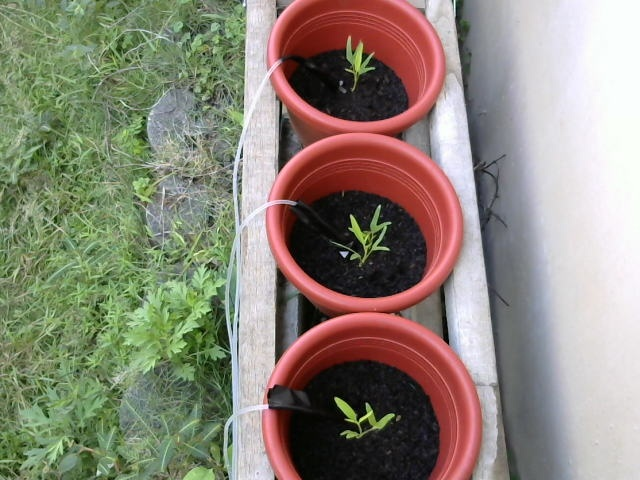
#> input picture test_functionality/abc.jpg, 640 x 480 px
$ python test_three_plants_growth_status.py
#> lines starting #> are read from the running program, lines starting #| are printed output that depends on the picture; after the words box and inside, x2 and y2 are one past the last pixel; in counts of white or black regions, pixels touching at a corner belong together; long printed decimals are rounded
import cv2
import numpy as np
import math


plants = [
    {
        "id":1,
        "seed_num":1,
        "center_pt": tuple([366, 425]),
        "edge_pt": tuple([362, 363])
    },
    {
        "id":2,
        "seed_num":2,
        "center_pt": tuple([360, 235]),
        "edge_pt": tuple([355, 296])
    },
    {
        "id":3,
        "seed_num":1,
        "center_pt": tuple([353, 72]),
        "edge_pt": tuple([343, 118])
    }

]

# Create the threshold image
img = cv2.imread("./abc.jpg")
#> img is the input picture: shape (480, 640, 3); mean B, G, R 121.1, 134.8, 140.3
img = cv2.GaussianBlur(img, (3,3), 0)
b, g, r = cv2.split(img)
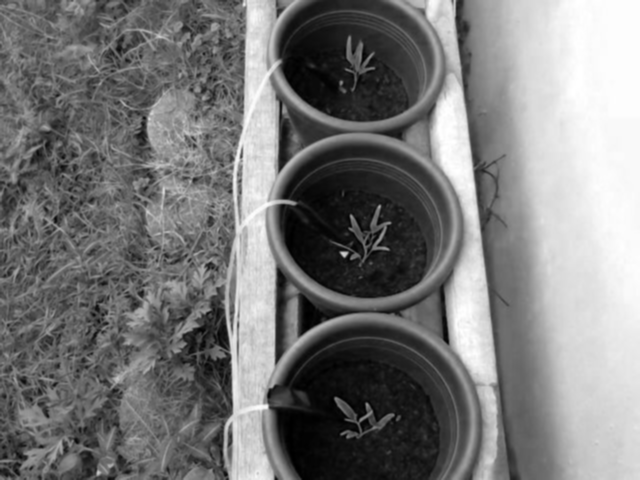
#> b: shape (480, 640); min 0, max 255, mean 121.1
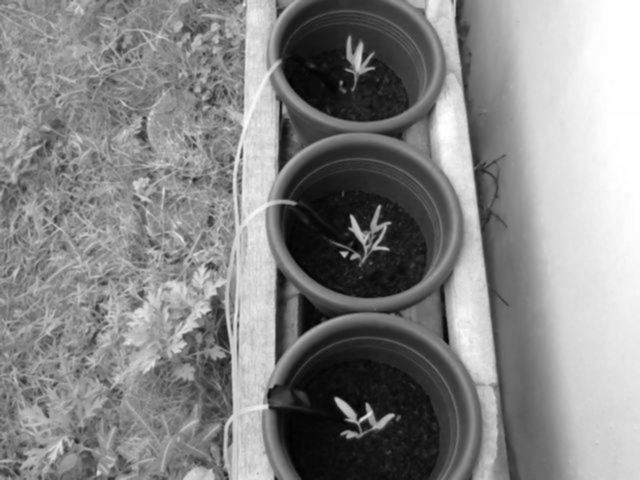
#> g: shape (480, 640); min 1, max 255, mean 134.8
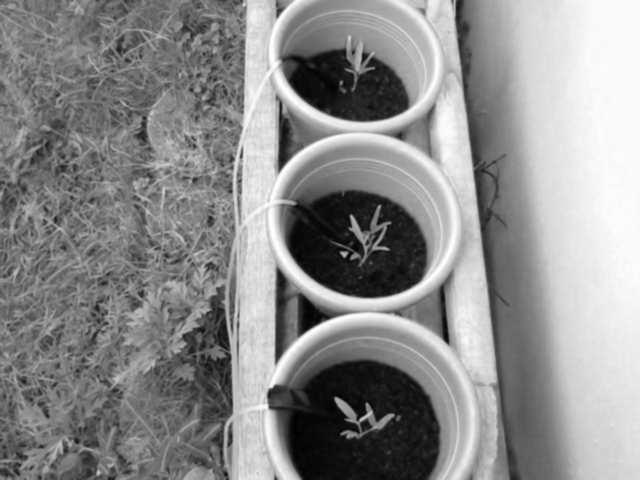
#> r: shape (480, 640); min 0, max 255, mean 140.3
ret, thresh = cv2.threshold(g, 127, 255, cv2.THRESH_BINARY)
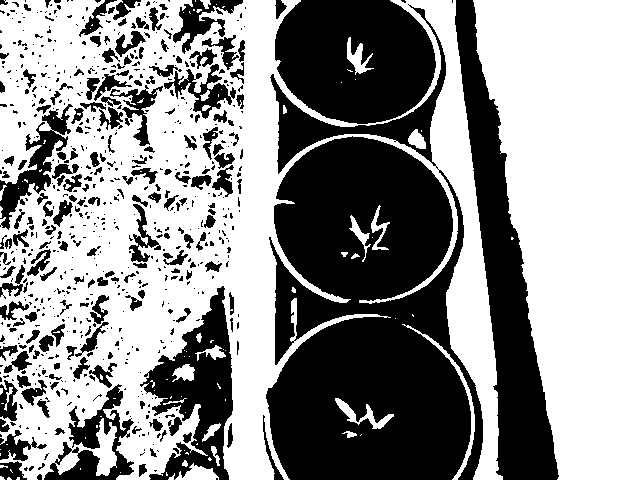
#> thresh: shape (480, 640); 57.2% white; 708 black regions (512 under 20 px), largest, box (x1, y1, x2, y2) and area: (266, 4, 483, 480) 61786, (455, 0, 559, 480) 17306, (275, 0, 436, 124) 15810

cv2.imshow("123", g)
cv2.waitKey(0)

for plant in plants:
    print(plant)

    # Create mask image
    radius = int(math.sqrt((plant['center_pt'][0]-plant['edge_pt'][0])**2+(plant['center_pt'][1]-plant['edge_pt'][1])**2))
    center = plant['center_pt']

    size = g.shape
    mask = np.zeros(size, np.uint8)
    cv2.circle(mask, center, radius, (255, 255, 255), -1)

    cv2.imshow("123", mask)
    cv2.waitKey(0)

    # Bitwise_and
    result = cv2.bitwise_and(thresh, thresh, mask=mask)
    cv2.imshow("123", result)
    cv2.waitKey(0)

    # Calculate Percentage
    print("result shape", result.shape)
    nonzero_count = cv2.countNonZero(result)
    print(nonzero_count)

    circle_area = cv2.countNonZero(mask)

    print(nonzero_count/float(circle_area))
#> this loop made 3 passes
#> nonzero_count on passes 1 to 3: 552, 569, 404
#| 552
#| 0.04692
#| 569
#| 0.04871
#| 404
#| 0.05837
#> pass 1, `result = cv2.bitwise_and(thresh, thresh, mask=mask)`:
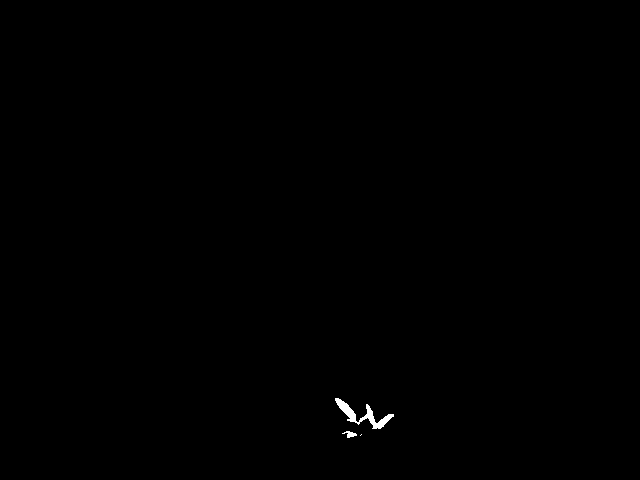
#> result: shape (480, 640); 0.18% white; 3 white regions (1 under 20 px), largest, box (x1, y1, x2, y2) and area: (335, 398, 394, 429) 496, (342, 431, 357, 438) 54
#> after the loop:
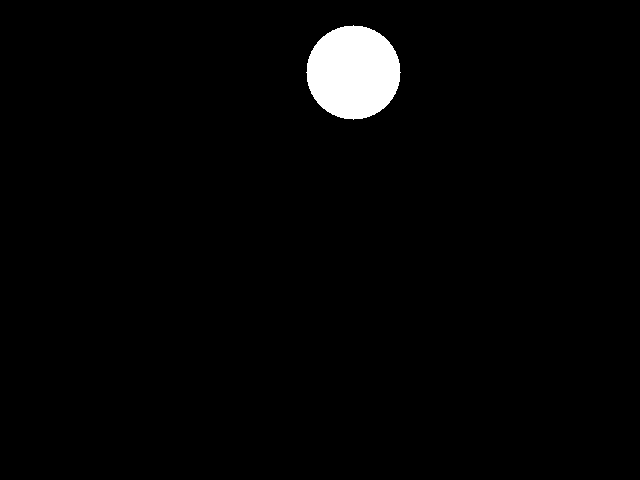
#> mask: shape (480, 640); 2.3% white; 1 white region, box (x1, y1, x2, y2) and area: (306, 25, 401, 120) 6921
#> after the loop:
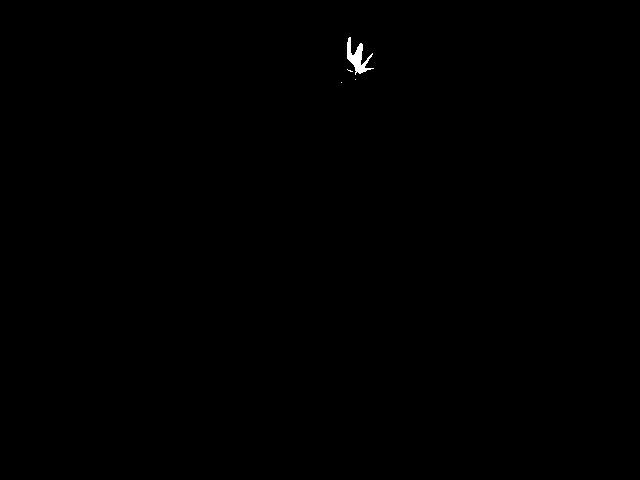
#> result: shape (480, 640); 0.13% white; 4 white regions (3 under 20 px), largest, box (x1, y1, x2, y2) and area: (347, 37, 374, 75) 395
